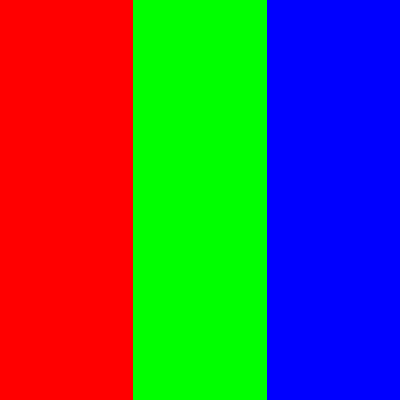
Frame 1 (no input)
Frame 60 (no input): identical to frame 1, image omitted
Frame 120 (the mouse pressed at the canvas centre since frame 60): identical to frame 1, image omitted

The p5.js sketch that drew this single still picture (run headless with seeded random() and noise() and a simulated clock; from frame 60 on, the mouse is pressed at the canvas centre):

// p5.js sketch
// ── sketch.js
function setup() {
  createCanvas(400, 400);
}

function draw() {
  background(255)
  noStroke()
  fill(255,0,0)
  rect(0,0,133,400)
  fill(0,255,0)
  rect(133,0,134,400)
  fill(0,0,255)
  rect(267,0,133,400)
}
